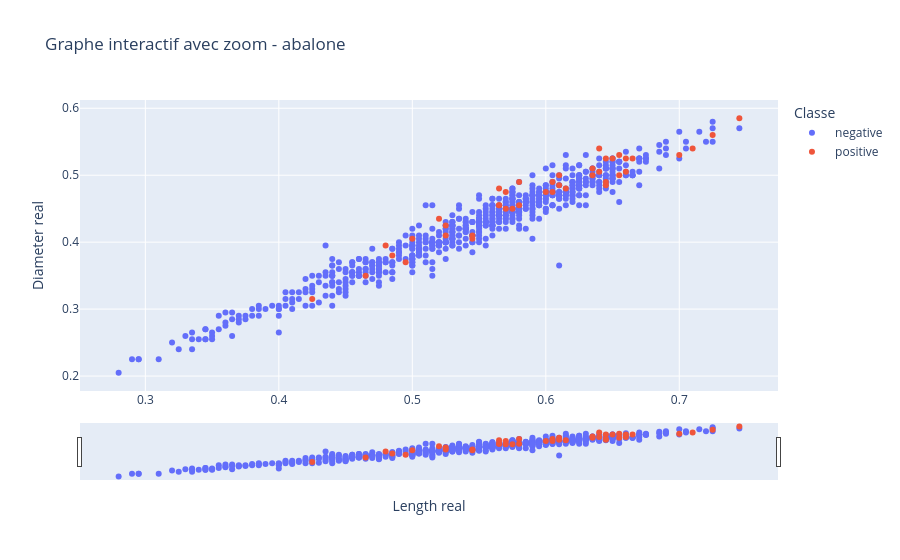

Notebook code for this chart:
### Code cell
print("\n=== QUESTIONS 12 ===\n")
q12_name = "abalone"

# Charger dataset
q12_df, q12_target = load_dataset(q12_name, 'original')

# Colonnes numériques
num_cols_12 = [
    c for c in q12_df.columns
    if c != q12_target and pd.api.types.is_numeric_dtype(q12_df[c])
]

x12, y12 = num_cols_12[0], num_cols_12[1]

fig = px.scatter(
    q12_df,
    x=x12,
    y=y12,
    color=q12_df[q12_target].astype(str),
    title=f"Graphe interactif avec zoom - {q12_name}",
    labels={"color": "Classe"}
)

fig.update_layout(
    xaxis=dict(rangeslider=dict(visible=True)),
    dragmode="zoom"
)

fig.show()

### Figure 1 — Plotly figure (JSON) as saved in the notebook; plotly's stock layout.template omitted (floating-point values rounded to 4 significant figures; data arrays with more than 128 entries replaced by an {"elided": "..."} marker saying what was removed)
{"data": [{"hovertemplate": "Classe= negative<br>Length real=%{x}<br>Diameter real=%{y}<extra></extra>", "legendgroup": " negative", "marker": {"color": "#636efa", "symbol": "circle"}, "mode": "markers", "name": " negative", "orientation": "v", "showlegend": true, "type": "scatter", "x": {"elided": "689 float values"}, "xaxis": "x", "y": {"elided": "689 float values"}, "yaxis": "y"}, {"hovertemplate": "Classe= positive<br>Length real=%{x}<br>Diameter real=%{y}<extra></extra>", "legendgroup": " positive", "marker": {"color": "#EF553B", "symbol": "circle"}, "mode": "markers", "name": " positive", "orientation": "v", "showlegend": true, "type": "scatter", "x": [0.665, 0.71, 0.725, 0.61, 0.58, 0.645, 0.605, 0.61, 0.575, 0.57, 0.565, 0.565, 0.525, 0.495, 0.485, 0.58, 0.65, 0.525, 0.745, 0.615, 0.66, 0.6, 0.565, 0.7, 0.66, 0.57, 0.425, 0.465, 0.635, 0.645, 0.64, 0.545, 0.52, 0.635, 0.64, 0.5, 0.655, 0.545, 0.605, 0.48, 0.655, 0.645], "xaxis": "x", "y": [0.525, 0.54, 0.56, 0.5, 0.455, 0.525, 0.49, 0.485, 0.45, 0.45, 0.455, 0.455, 0.41, 0.37, 0.38, 0.49, 0.525, 0.425, 0.585, 0.48, 0.505, 0.475, 0.48, 0.53, 0.525, 0.475, 0.315, 0.35, 0.5, 0.485, 0.54, 0.405, 0.435, 0.51, 0.505, 0.405, 0.53, 0.41, 0.475, 0.395, 0.5, 0.49], "yaxis": "y"}], "layout": {"dragmode": "zoom", "legend": {"title": {"text": "Classe"}, "tracegroupgap": 0}, "title": {"text": "Graphe interactif avec zoom - abalone"}, "xaxis": {"anchor": "y", "domain": [0, 1], "rangeslider": {"visible": true}, "title": {"text": "Length real"}}, "yaxis": {"anchor": "x", "domain": [0, 1], "title": {"text": "Diameter real"}}}}
